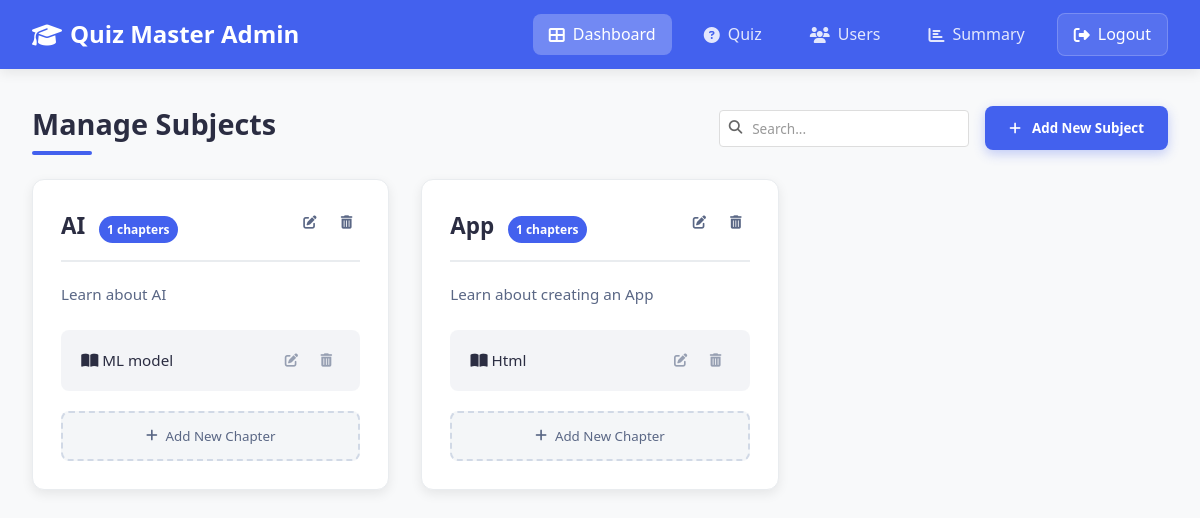
The app's page /admin/dashboard (signed in) with its own data.
### app.py (models this page shows)
class Subject(db.Model):
    id = db.Column(db.Integer, primary_key=True)
    name = db.Column(db.String(100), nullable=False)
    description = db.Column(db.Text, nullable=True)
    created_at = db.Column(db.DateTime, default=datetime.utcnow)
    chapters = db.relationship('Chapter', backref='subject', lazy=True, cascade="all, delete-orphan")

class Chapter(db.Model):
    id = db.Column(db.Integer, primary_key=True)
    name = db.Column(db.String(100), nullable=False)
    description = db.Column(db.Text, nullable=True)
    subject_id = db.Column(db.Integer, db.ForeignKey('subject.id'), nullable=False)
    created_at = db.Column(db.DateTime, default=datetime.utcnow)

### app.py (the view)
@app.route('/admin/dashboard')
@admin_required
def admin_dashboard():
    subjects = Subject.query.order_by(Subject.created_at.desc()).all()
    return render_template('admin/admin_dashboard.html', active_page='home', subjects=subjects)

### app.py (called while the page is built)
def get_current_user():
    if 'user_id' in session:
        return User.query.get(session['user_id'])
    return None

@app.context_processor
def utility_processor():
    return dict(current_user=get_current_user())

def admin_required(f):
    @wraps(f)
    def decorated_function(*args, **kwargs):
        if 'user_id' not in session:
            flash('Please login first.', 'error')
            return redirect(url_for('login'))
        user = User.query.get(session['user_id'])
        if not user or not user.is_admin:
            flash('Admin access required.', 'error')
            return redirect(url_for('dashboard'))
        return f(*args, **kwargs)
    return decorated_function

### templates/admin/admin_dashboard.html (shortened to what this page needs)
<!DOCTYPE html>
<html lang="en">
<head>
    <link rel="stylesheet" href="https://cdnjs.cloudflare.com/ajax/libs/font-awesome/6.4.0/css/all.min.css">
    <link rel="stylesheet" href="/static/navbar.css">
    <link rel="stylesheet" href="/static/admin_dashboard.css">
</head>
<body>
    <nav class="navbar">
        <div class="nav-container">
            <div class="brand">
                <i class="fas fa-graduation-cap"></i>
                Quiz Master Admin
            </div>
            <div class="nav-links">
                <a href="{{ url_for('admin_dashboard') }}" {% if active_page == 'home' %}class="active"{% endif %}>
                    <i class="fas fa-th-large"></i> Dashboard
                </a>
                <a href="{{ url_for('admin_quiz') }}" {% if active_page == 'quiz' %}class="active"{% endif %}>
                    <i class="fas fa-question-circle"></i> Quiz
                </a>
                <a href="{{ url_for('users') }}" {% if active_page == 'users' %}class="active"{% endif %}>
                    <i class="fas fa-users"></i> Users
                </a>
                <a href="{{ url_for('admin_summary') }}" {% if active_page == 'summary' %}class="active"{% endif %}>
                    <i class="fas fa-chart-bar"></i> Summary
                </a>
                <a href="{{ url_for('logout') }}" class="logout-btn">
                    <i class="fas fa-sign-out-alt"></i> Logout
                </a>
            </div>
        </div>
    </nav>
    <main>
        <div class="dashboard-header">
            <h1 class="dashboard-title">Manage Subjects</h1>
            <div class="search-container">
                <i class="fas fa-search search-icon"></i>
                <input type="text" id="searchInput" class="search-bar" placeholder="Search..." onkeyup="searchSubjectsAndChapters()">
            </div>
            <button class="add-subject-btn" onclick="openSubjectModal()">
                <i class="fas fa-plus"></i>
                Add New Subject
            </button>
        </div>
        <div class="subjects-grid">
            {% for subject in subjects %}
            <div class="subject-card">
                <div class="subject-header">
                    <h3 class="subject-title">
                        <a href="#" class="subject-link" onclick="showQuizzes('subject', {{ subject.id }}, '{{ subject.name }}'); return false;">
                            {{ subject.name }}
                        </a>
                        <span class="chapter-count">{{ subject.chapters|length }} chapters</span>
                    </h3>
                    <div class="subject-actions">
                        <button class="action-btn edit-btn" onclick="openEditSubjectModal({{ subject.id }}, '{{ subject.name }}', '{{ subject.description }}')">
                            <i class="fas fa-edit"></i>
                        </button>
                        <form action="{{ url_for('delete_subject', subject_id=subject.id) }}" method="POST" style="display: inline;">
                            <button type="submit" class="action-btn delete-btn" onclick="return confirm('Are you sure you want to delete this subject?')">
                                <i class="fas fa-trash-alt"></i>
                            </button>
                        </form>
                    </div>
                </div>
                <p class="subject-description">{{ subject.description or 'No description available' }}</p>
                <div class="chapters-list">
                    {% for chapter in subject.chapters %}
                    <div class="chapter-item">
                        <span>
                            <a href="#" class="chapter-link" onclick="showQuizzes('chapter', {{ chapter.id }}, '{{ chapter.name }}'); return false;">
                                <i class="fas fa-book-open"></i> {{ chapter.name }}
                            </a>
                        </span>
                        <div class="chapter-actions">
                            <button class="action-btn edit-btn" onclick="openEditChapterModal({{ chapter.id }}, '{{ chapter.name }}', '{{ chapter.description }}')">
                                <i class="fas fa-edit"></i>
                            </button>
                            <form action="{{ url_for('delete_chapter', chapter_id=chapter.id) }}" method="POST" style="display: inline;">
                                <button type="submit" class="action-btn delete-btn" onclick="return confirm('Are you sure you want to delete this chapter?')">
                                    <i class="fas fa-trash-alt"></i>
                                </button>
                            </form>
                        </div>
                    </div>
                    {% endfor %}
                </div>
                <button class="add-chapter-btn" onclick="openChapterModal({{ subject.id }})">
                    <i class="fas fa-plus"></i> Add New Chapter
                </button>
            </div>
            {% else %}
            <div class="empty-state">
                <i class="fas fa-book"></i>
                <h3>No subjects available</h3>
                <p>Click the "Add New Subject" button to get started with your quiz content organization.</p>
            </div>
            {% endfor %}
        </div>
    </main>
</body>
</html>

### static/navbar.css (style rules this page uses)
:root { --primary-color: #3a86ff; --primary-hover: #2667e0; --primary-light: #d9e6ff; --secondary-color: #5e6c84; --secondary-light: #eef2f6; --success-color: #2cb67d; --warning-color: #ff9f1c; --danger-color: #e63946; --info-color: #4cc9f0; --light-color: #f8f9fa; --dark-color: #2d3748; --border-color: #e2e8f0; --bg-color: #f7f9fc; --text-color: #1a202c; --text-muted: #64748b; --box-shadow: 0 4px 12px rgba(0, 0, 0, 0.08); --transition: all 0.25s ease; --border-radius: 8px; }
* { margin: 0; padding: 0; box-sizing: border-box; }
body { font-family: 'Roboto', sans-serif; line-height: 1.6; color: var(--text-color); background-color: var(--bg-color); }
.navbar { background-color: var(--primary-color); box-shadow: var(--box-shadow); position: sticky; top: 0; z-index: 1000; }
.nav-container { display: flex; justify-content: space-between; align-items: center; padding: 0.8rem 2rem; max-width: 1400px; margin: 0 auto; }
.brand { font-size: 1.5rem; font-weight: 700; color: white; display: flex; align-items: center; gap: 0.5rem; }
.nav-links { display: flex; align-items: center; gap: 1rem; }
.nav-links a { text-decoration: none; color: rgba(255, 255, 255, 0.85); font-weight: 500; padding: 0.5rem 1rem; border-radius: var(--border-radius); transition: var(--transition); display: flex; align-items: center; gap: 0.5rem; }
.nav-links a.active { background-color: rgba(255, 255, 255, 0.25); color: white; }
.logout-btn { background-color: rgba(255, 255, 255, 0.1); color: white !important; border: 1px solid rgba(255, 255, 255, 0.2); }

### templates/admin/admin_dashboard.html (style rules this page uses)
.dashboard-header { display: flex; justify-content: space-between; align-items: center; margin-bottom: 1.5rem; }
.search-container { flex-grow: 0; margin-right: 1rem; position: relative; width: 250px; }
.search-bar { width: 100%; padding: 0.5rem 1rem 0.5rem 2rem; border: 1px solid #ddd; border-radius: 4px; font-size: 0.9rem; transition: border-color 0.2s; }
.search-icon { position: absolute; left: 0.6rem; top: 50%; transform: translateY(-50%); color: #666; font-size: 0.85rem; }
.search-bar::placeholder { color: #999; font-size: 0.85rem; }
.dashboard-title { margin-right: auto; }
.add-subject-btn { white-space: nowrap; }

### records on screen
Subject: name "AI", chapters|length "1", description "Learn about AI"
Chapter: name "ML model"
Subject: name "App", chapters|length "1", description "Learn about creating an App"
Chapter: name "Html"
